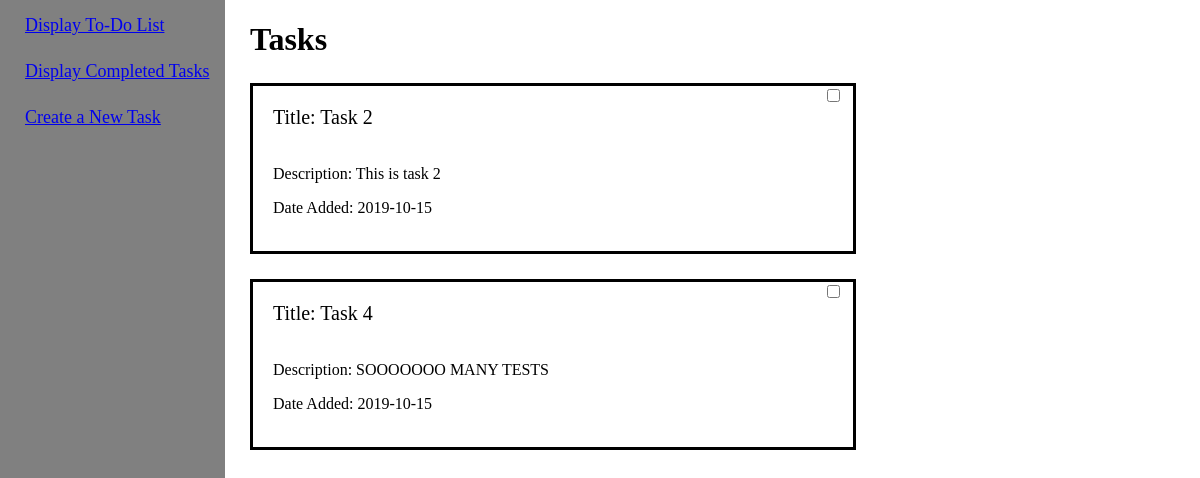
Before: / with the older database file.
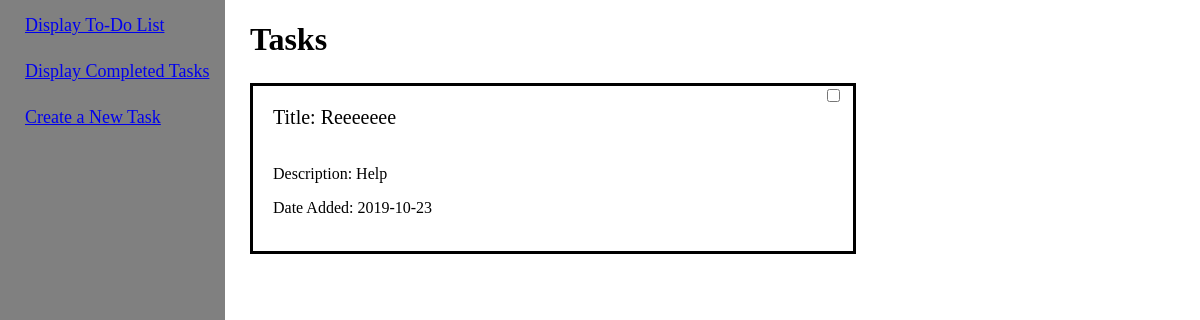
After: the same page with the newer database file.
### app/models.py (models this page shows, shortened)
class Task(db.Model):
    id = db.Column(db.Integer, primary_key=True)
    title = db.Column(db.String(150), index=True, unique=True)
    description = db.Column(db.String(500), index=True, unique=True, nullable=True)
    date = db.Column(db.Date())
    completed = db.Column(db.Boolean)
    dateCompleted = db.Column(db.Date())

### app/views.py (the view)
@app.route('/', methods=['GET', 'POST'])
def display_tasks():
    tasks = models.Task.query.all()
    form = CompleteForm()
    if form.validate_on_submit():
        models.Task.query,get(1).completed = True
        db.session.commit()
    return render_template("view_tasks.html",
                           title="Tasks",
                           tasks=tasks,
                           form=form)

### app/forms.py
class CompleteForm(Form):
    complete = BooleanField("complete")
    task = None

### app/templates/view_tasks.html (shortened to what this page needs)
{% extends "base.html" %}
{% block content %}
  <h1>Tasks</h1>
  {% for task in tasks %}
    {% if not task.completed %}
      <div id="tasks">
        <p id="title">Title: {{ task.title }}</p>
        <form id="complete" action="/update" method="POST" name="completed">
          <input type="checkbox" value="Complete" onchange="this.form.submit()">
        </form>
        <p id="desc">Description: {{ task.description }}</p>
        <p id="date">Date Added: {{ task.date }}</p><br>
      </div>
    {% endif %}
  {% endfor %}
{% endblock %}

Changed rows visible on the page:
no longer on this page (row edited): Task: title "Task 2", description "This is task 2", date "2019-10-15"
no longer on this page (row edited): Task: title "Task 4", description "SOOOOOOO MANY TESTS", date "2019-10-15"
added Task: title "Reeeeeee", description "Help", date "2019-10-23"
